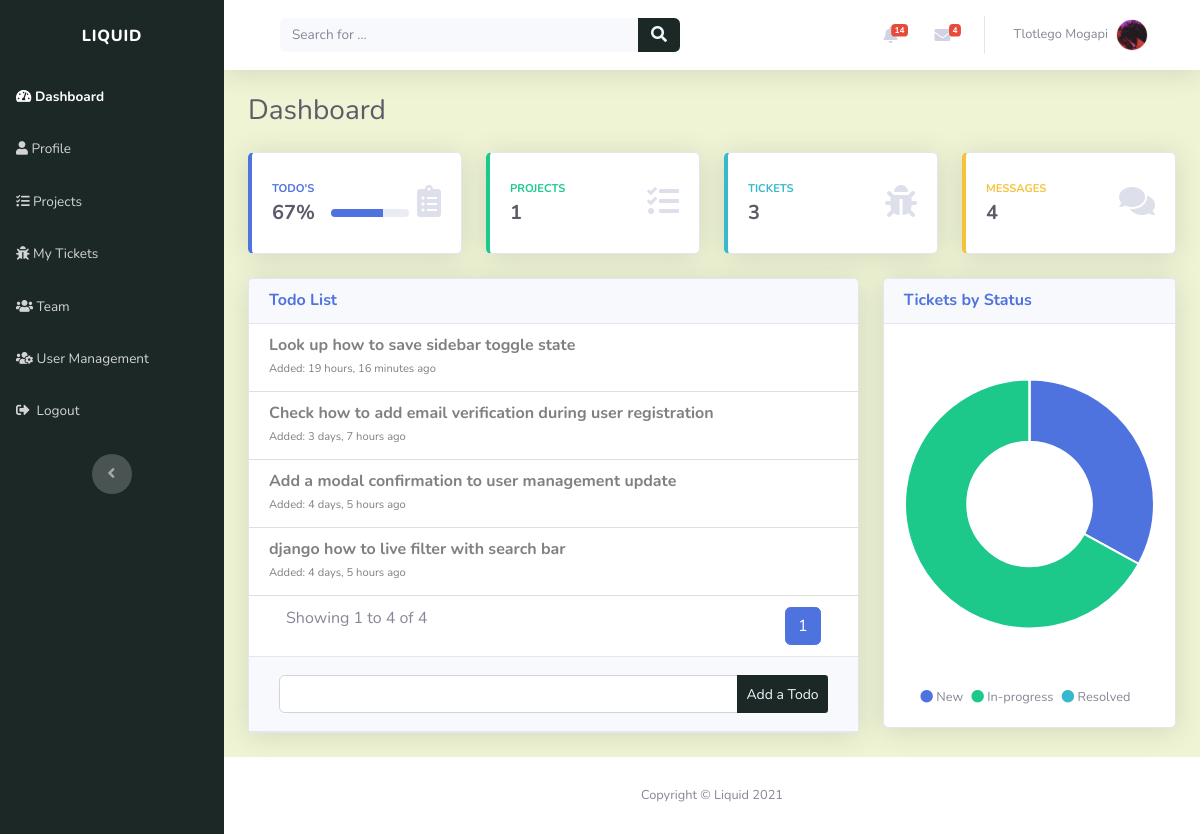
The app's page / (signed in) with its own data.
### account/models.py (models this page shows, shortened)
class Profile(models.Model):
    user = models.OneToOneField(settings.AUTH_USER_MODEL, on_delete=models.CASCADE, unique=True)
    profile_picture = models.ImageField(default='profile_images/default.jpg', upload_to='profile_images', blank=True)
    website = models.URLField(blank=True)
    first_name = models.CharField(max_length=30, blank=True)
    last_name = models.CharField(max_length=30, blank=True)
    address = models.CharField(max_length=50, blank=True)
    city = models.CharField(max_length=50, blank=True)
    country = models.CharField(max_length=50, blank=True)
    slug = models.SlugField(unique=True, blank=True)

### index/models.py (models this page shows, shortened)
class Todo(models.Model):
    TODO_STATUS = (
        ('COM', 'Completed'),
        ('SCH', 'Scheduled'),
    )
    created_by = models.ForeignKey(Profile, on_delete=models.CASCADE)
    created_on = models.DateTimeField(verbose_name="created on", auto_now_add=True)
    note = models.CharField(max_length=80)
    status = models.CharField(max_length=6, choices=TODO_STATUS, default='SCH')

### index/views.py (the view)
# urls.py: path('', views.index_view, name="index_page"),
@login_required(login_url='login_page')
def index_view(request):
    query = ""
    context = {}
    user = request.user
    user_profile = get_object_or_404(Profile, user=user)
    if request.GET and request.GET.get('q', None):
        query = request.GET.get('q', ' ')
        context['query'] = str(query)
        projects_query = sorted(search_projects(
            query), key=attrgetter('created_on'), reverse=True)
        tickets_query = sorted(search_tickets(
            query), key=attrgetter('created_on'), reverse=True)
        users_query = sorted(search_users(
            query), key=attrgetter('first_name'), reverse=True)
        context['projects'] = projects_query
        context['tickets'] = tickets_query
        context['users'] = users_query
        return render(request, "index/search_results.html", context)
    else:
        user_tickets = get_user_tickets(user_profile)
        resolved_tickets = 0
        new_tickets = 0
        in_progress_tickets = 0
        total_tickets = 0
        for ticket in user_tickets:
            total_tickets += 1
            if ticket.status == 'RESOLVED':
                resolved_tickets += 1
            elif ticket.status == 'NEW':
                new_tickets += 1
            elif ticket.status == 'IN_PROGRESS':
                in_progress_tickets += 1
        context['total_tickets'] = total_tickets
        if total_tickets != 0:
            context['resolved_tickets'] = round(resolved_tickets*100 / total_tickets)
            context['new_tickets'] = round(new_tickets*100 / total_tickets)
            context['in_progress_tickets'] = round(in_progress_tickets*100 / total_tickets)
        else:
            default_value = round(100/3)
            context['resolved_tickets'] = default_value
            context['new_tickets'] = default_value
            context['in_progress_tickets'] = default_value
        todos_count = Todo.objects.filter(created_by=user_profile).count()
        completed_todos = Todo.objects.filter(created_by=user_profile).filter(status='COM').count()
        todos_percentage = round(completed_todos*100 / todos_count)
        context['todos_percentage'] = todos_percentage
        user_todos = Todo.objects.filter(created_by=user_profile).filter(status='SCH').order_by('-created_on')
        page = request.GET.get('page', 1)
        todos_paginator = Paginator(user_todos, 5)
        try:
            user_todos = todos_paginator.page(page)
        except PageNotAnInteger:
            user_todos = todos_paginator.page(5)
        except EmptyPage:
            user_todos = todos_paginator.page(todos_paginator.num_pages)
        context['user_todos'] = user_todos
        if user.is_admin:
            context['tickets_count'] = user_tickets.count()
            context['projects_count'] = Project.objects.all().count()
        context['form'] = TodoForm()
        return render(request, "index/dashboard.html", context)

### index/forms.py
class TodoForm(forms.Form):
    todo = forms.CharField(max_length=80, widget=forms.TextInput(attrs={'class': 'form-control', 'name': "todo"}))

### index/custom_processors.py (called while the page is built)
def profile_processor(request):
    if request.user.is_authenticated:
        user = request.user
        user_profile = get_object_or_404(Profile, user=user)
        user_messages = DirectMessage.objects.filter(receiver=user_profile).filter(status='UNREAD').order_by('-created_on')[:5]
        user_alerts = Alert.objects.filter(user=user_profile).filter(status='UNREAD').order_by('-created_on')[:5]
        return {'profile': user_profile, 'direct_messages': user_messages, 'alerts': user_alerts}
    else:
        return{}

### index/views.py (called while the page is built, shortened)
def get_user_tickets(user_profile):
    manager_project_roles = ProjectRole.objects.filter(user = user_profile).filter(user_role = "Project Manager")
    submitter_project_roles = ProjectRole.objects.filter(user = user_profile).filter(user_role = "Submitter")
    if user_profile.user.is_admin:
        tickets = Ticket.objects.all().order_by('-created_on')
    else:
        user_tickets_assignments = TicketAssignee.objects.filter(user=user_profile).order_by('-created_on')
        tickets = [assignment.ticket for assignment in user_tickets_assignments]
    return tickets

### index/templates/index/dashboard.html (shortened to what this page needs)
{% extends "index/header.html" %}
{% load static %}
{% block content %}
<div class="d-sm-flex justify-content-between align-items-center mb-4">
	<h3 class="text-dark mb-0">Dashboard</h3>
</div>
<div class="row">
	<div class="col-md-6 col-xl-3 mb-4">
		<div class="card shadow border-left-primary py-2">
			<div class="card-body">
				<div class="row align-items-center no-gutters">
					<div class="col mr-2">
						<div class="text-uppercase text-primary font-weight-bold text-xs mb-1">
							<span>Todo's</span>
						</div>
						<div class="row no-gutters align-items-center">
							<div class="col-auto">
								<div class="text-dark font-weight-bold h5 mb-0 mr-3"><span>{{todos_percentage}}%</span></div>
							</div>
							<div class="col">
								<div class="progress progress-sm">
								<div class="progress-bar bg-primary" aria-valuenow="{{todos_percentage}}" aria-valuemin="0" aria-valuemax="100" style="width:{{todos_percentage}}%;"><span class="sr-only">{{todos_percentage}}%</span></div>
								</div>
							</div>
						</div>
					</div>
					<div class="col-auto"><em class="fas fa-clipboard-list fa-2x text-gray-300"></em></div>
				</div>
			</div>
		</div>
	</div>
	<div class="col-md-6 col-xl-3 mb-4">
		<a href="{% url 'projects_page' %}" style="text-decoration: none;">
			<div class="card shadow border-left-success py-2">
				<div class="card-body">
					<div class="row align-items-center no-gutters">
						<div class="col mr-2">
							<div class="text-uppercase text-success font-weight-bold text-xs mb-1">
								<span>Projects</span>
							</div>
							<div class="text-dark font-weight-bold h5 mb-0">
								{% if request.user.is_admin %}
								<span>{{ projects_count }}</span>
								{% else %}
								<span>{{ profile.projectrole_set.all.count }}</span>
								{% endif %}
							</div>
						</div>
						<div class="col-auto"><em class="fas fa-tasks fa-2x text-gray-300"></em></div>
					</div>
				</div>
			</div>
		</a>
	</div>
	<div class="col-md-6 col-xl-3 mb-4">
		<a href="{% url 'tickets_page' %}" style="text-decoration: none;">
			<div class="card shadow border-left-info py-2">
				<div class="card-body">
					<div class="row align-items-center no-gutters">
						<div class="col mr-2">
							<div class="text-uppercase text-info font-weight-bold text-xs mb-1"><span>Tickets</span></div>
							<div class="row no-gutters align-items-center">
								<div class="col-auto">
									<div class="text-dark font-weight-bold h5 mb-0 mr-3">
										<span>{{ total_tickets }}</span>
									</div>
								</div>
							</div>
						</div>
						<div class="col-auto"><em class="fas fa-bug fa-2x text-gray-300"></em></div>
					</div>
				</div>
			</div>
		</a>
	</div>
	<div class="col-md-6 col-xl-3 mb-4">
		<a href="#" style="text-decoration: none; ">
			<div class="card shadow border-left-warning py-2">
				<div class="card-body">
					<div class="row align-items-center no-gutters">
						<div class="col mr-2">
							<div class="text-uppercase text-warning font-weight-bold text-xs mb-1">
								<span>Messages</span>
							</div>
							<div class="text-dark font-weight-bold h5 mb-0">
								<span>{{ profile.direct_messages.all.count }}</span>
							</div>
						</div>
						<div class="col-auto"><em class="fas fa-comments fa-2x text-gray-300"></em></div>
					</div>
				</div>
			</div>
		</a>
	</div>
</div>
<div class="row">
	{% include "index/snippets/todos_list.html" %}
	<div class="col-lg-5 col-xl-4">
		<div class="card shadow mb-4">
			<div class="card-header d-flex justify-content-between align-items-center">
				<h6 class="text-primary font-weight-bold m-0">Tickets by Status</h6>
			</div>
			<div class="card-body">
				<div class="chart-area">
					<canvas
						data-bs-chart='{"type":"doughnut","data":{"labels":["New","In-Progress","Resolved"],"datasets":[{"label":"","backgroundColor":["#4e73df","#1cc88a","#36b9cc"],"borderColor":["#ffffff","#ffffff","#ffffff"],"data":["{{new_tickets}}","{{in_progress_tickets}}","{{resolved_tickets}}"]}]},"options":{"maintainAspectRatio":false,"legend":{"display":false},"title":{}}}'
					></canvas>
				</div>
				<div class="text-center small mt-4">
					<span class="mr-2"><em class="fas fa-circle text-primary"></em>&nbsp;New</span
					><span class="mr-2"><em class="fas fa-circle text-success"></em>&nbsp;In-progress</span
					><span class="mr-2"><em class="fas fa-circle text-info"></em>&nbsp;Resolved</span>
				</div>
			</div>
		</div>
	</div>
</div>
{% endblock %}

### index/templates/index/snippets/navbar.html (shortened to what this page needs)
<nav
	class="navbar navbar-light navbar-expand bg-white shadow mb-4 topbar static-top"
	style="background: rgb(238, 244, 212)"
>
	<div class="container-fluid">
		<div class="container-fluid">
			<form
				method="GET"
				action="{% url 'index_page' %}"
				target="_self"
				class="form-inline d-none d-sm-inline-block mr-auto ml-md-3 my-2 my-md-0 mw-100 navbar-search"
			>
				<div class="input-group">
					<input
						class="bg-light form-control border-0 small"
						type="search"
						placeholder="Search for ..."
						value="{{query}}"
						name="q"
						required
					/>
					<div class="input-group-append">
						<button class="btn py-0" type="submit" style="background: rgb(28, 40, 38); color: aliceblue;">
							<em class="fas fa-search"></em>
						</button>
					</div>
				</div>
			</form>
			<ul class="nav navbar-nav flex-nowrap ml-auto">
				<li class="nav-item dropdown no-arrow mx-1">
					<div class="nav-item dropdown no-arrow">
						<a class="dropdown-toggle nav-link" data-toggle="dropdown" aria-expanded="false" href="#"
							>{% if alerts %}<span class="badge badge-danger badge-counter"
								>{{profile.alert_set.all.count}}</span
							>
							{%endif%}<em class="fas fa-bell fa-fw"></em
						></a>
					</div>
				</li>
				<li class="nav-item dropdown no-arrow mx-1">
					<div class="nav-item dropdown no-arrow">
						<a class="dropdown-toggle nav-link" data-toggle="dropdown" aria-expanded="false" href="#"
							><em class="fas fa-envelope fa-fw"></em>{% if direct_messages %}<span
								class="badge badge-danger badge-counter"
								>{{profile.direct_messages.all.count}}</span
							>{%endif%}</a
						>
					</div>
				</li>
				<li class="nav-item dropdown no-arrow">
					<div class="nav-item dropdown no-arrow">
						<a class="dropdown-toggle nav-link" data-toggle="dropdown" aria-expanded="false" href="#"
							><span class="d-none d-lg-inline mr-2 text-gray-600 small">
								{% if profile.first_name and profile.last_name %} {{profile.first_name}}
								{{profile.last_name}} {% else %} {{user}} {%endif%}
							</span>
							<img
								class="border rounded-circle img-profile"
								src="{{profile.profile_picture.url}}"
								alt="user image"
							/>
						</a>
					</div>
				</li>
			</ul>
		</div>
	</div>
</nav>

### index/templates/index/snippets/todo.html
<li class="list-group-item">
	<a href="{% url 'delete_todo' todo.id %}" style="text-decoration: none; color: grey;">
		<div class="row align-items-center no-gutters">
			<div class="col mr-2 todo">
				<h6 class="mb-0"><strong>{{ todo.note }}</strong></h6>
				<span class="text-xs">Added: {{ todo.created_on|timesince }} ago</span>
			</div>
		</div>
	</a>
</li>

### records on screen
Profile: alert_set.all.count "14", direct_messages.all.count "4", first_name "Tlotlego", last_name "Mogapi", profile_picture (picture)
Todo: note "Look up how to save sidebar toggle state", created_on "19 hours, 16 minutes"
Todo: note "Check how to add email verification during user registration", created_on "3 days, 7 hours"
Todo: note "Add a modal confirmation to user management update", created_on "4 days, 5 hours"
Todo: note "django how to live filter with search bar", created_on "4 days, 5 hours"

### other values on screen
{{ todos_percentage }} "67"
{{ projects_count }} "1"
{{ total_tickets }} "3"
{{ user_todos.start_index }} "1"
{{ user_todos.end_index }} "4"
{{ user_todos.paginator.count }} "4"
{{ i }} "1"
